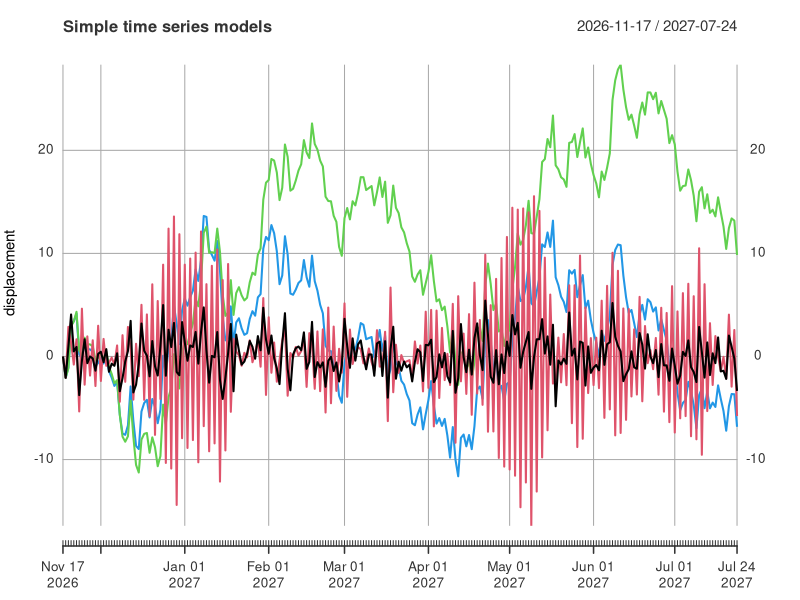
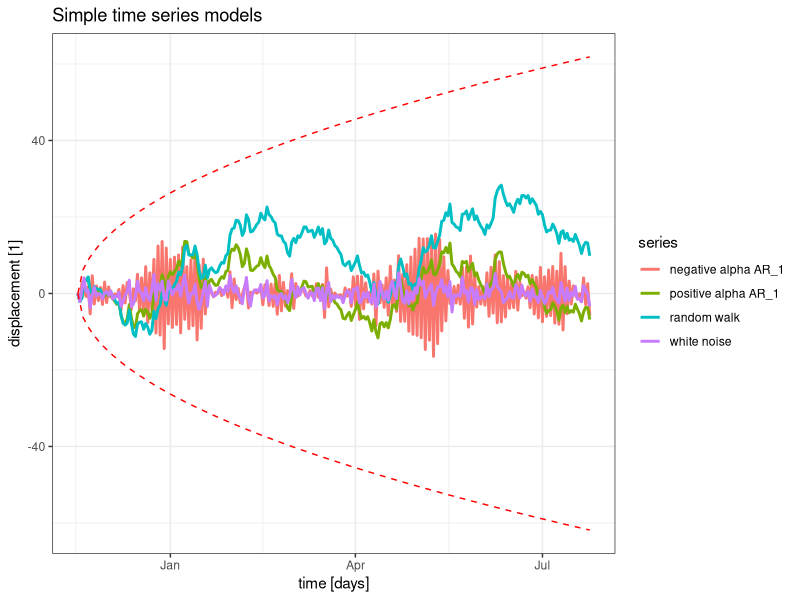
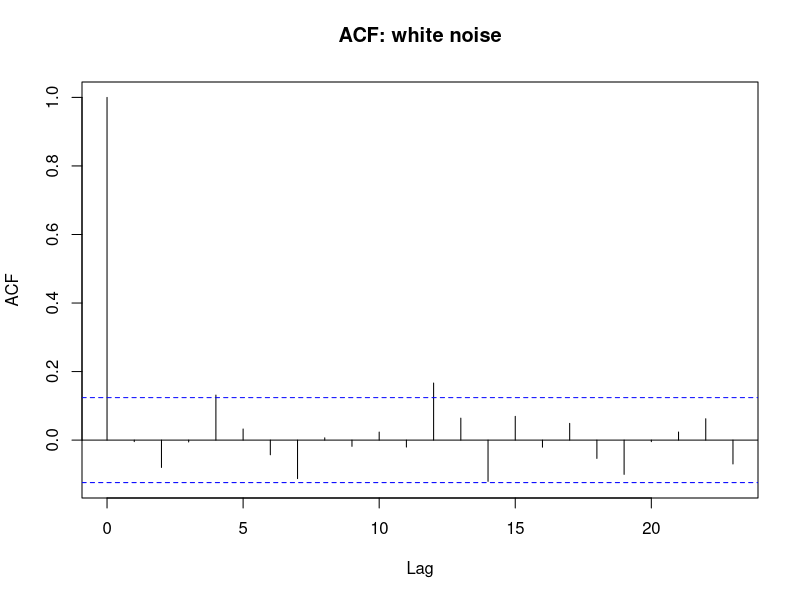
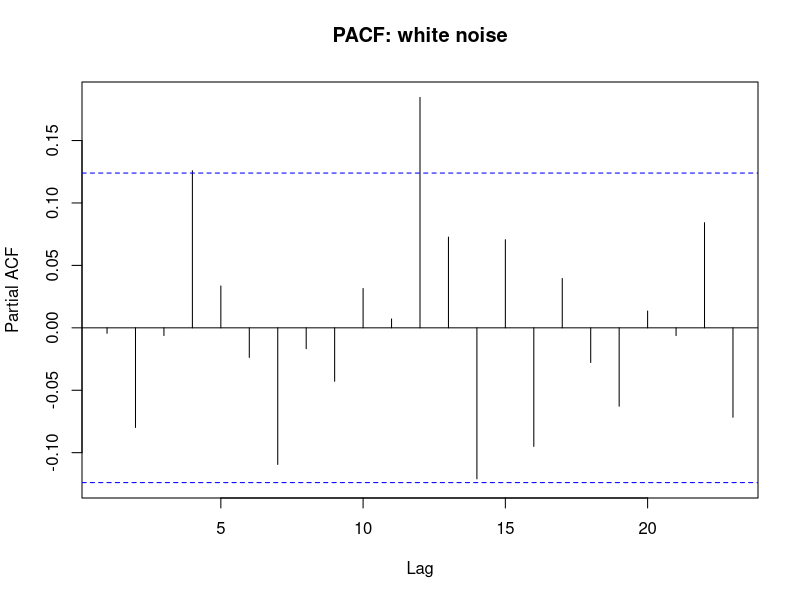
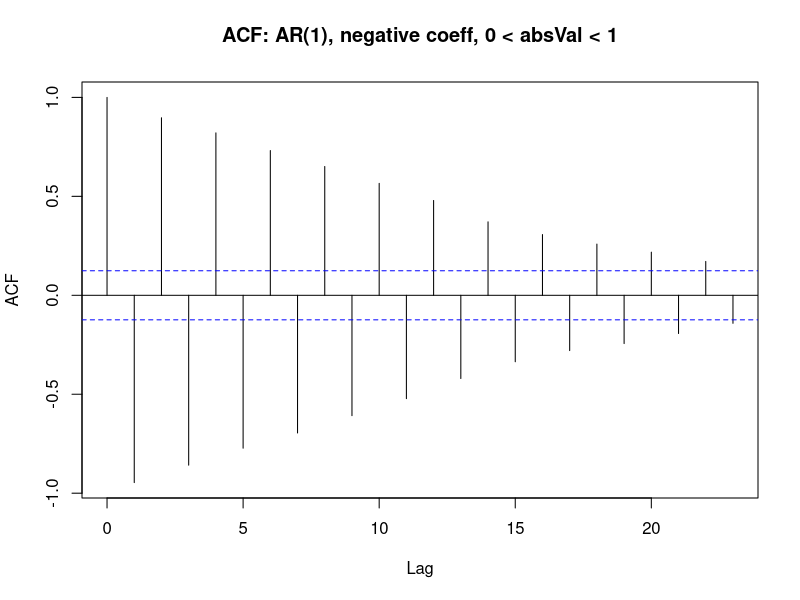
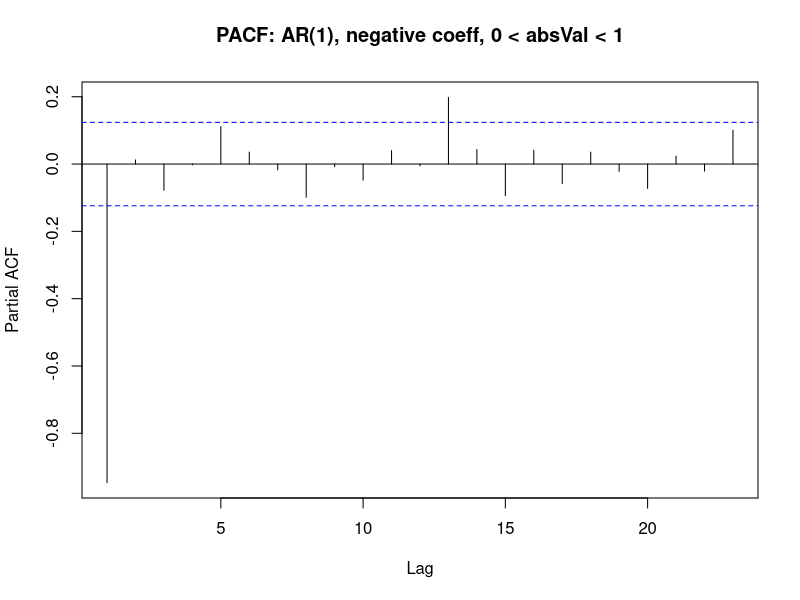
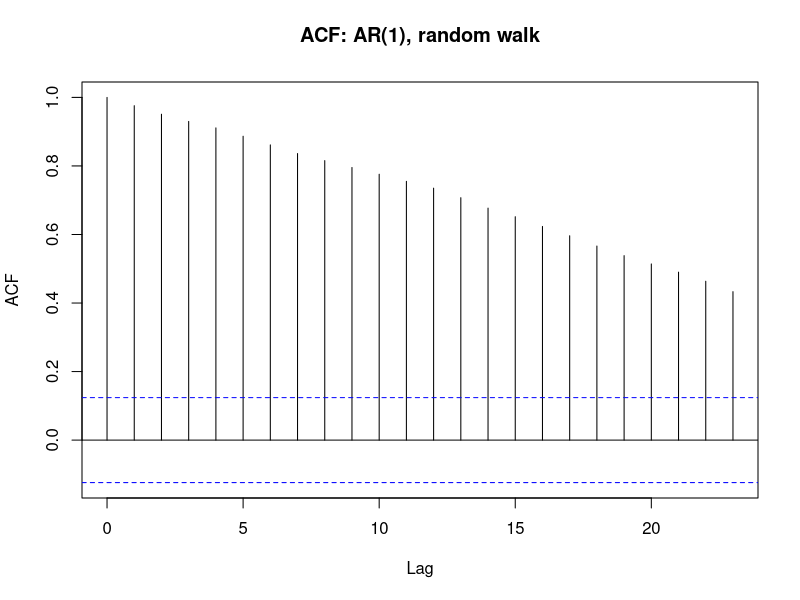
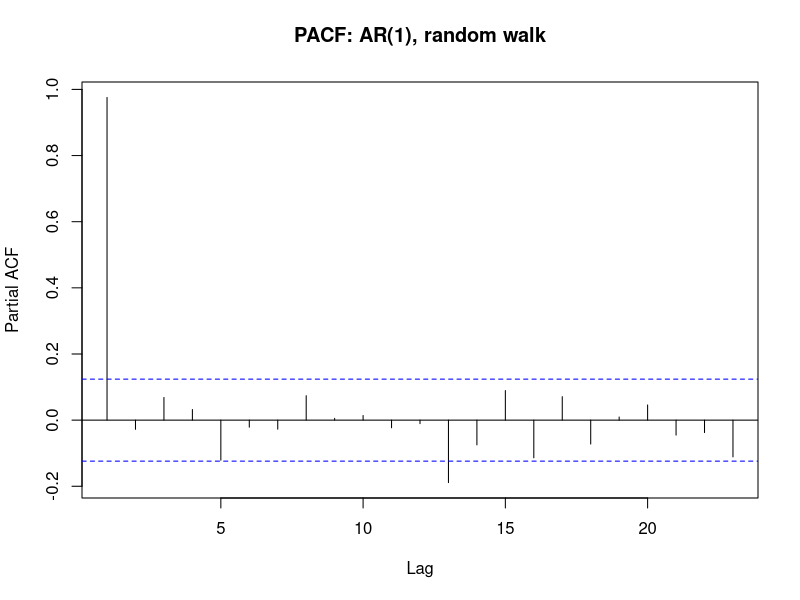

Generate these figures, in order, with R:
################################################################################
# author: Henk van Elst
# file: simpleTimeSeriesModels.R
# date: Sa, 03.10.2020 / Do, 08.10.2020
# description: Generation of simple time series: white noise and AR(1), with
#   special case random walk
# Cf.: https://rc2e.com/timeseriesanalysis
################################################################################

graphics.off()
rm(list=ls())

#-------------------------------------------------------------------------------
## Load packages
#-------------------------------------------------------------------------------
library(xts)
library(ggplot2)
library(broom)
library(magrittr)

#-------------------------------------------------------------------------------
## Specify parameter values
#-------------------------------------------------------------------------------
n <- 250
alpha <- 0.95
sigma <- 2.0

#-------------------------------------------------------------------------------
## Initialise synthetic time series
#-------------------------------------------------------------------------------
time <- Sys.Date() + 0:(n - 1)
y1 <- y2 <- y3 <- y4 <- c(rep(x = 0, times = n))

#-------------------------------------------------------------------------------
## Generate white noise
#-------------------------------------------------------------------------------
# Gaussian white noise
w <-
  rnorm(n = n ,
        mean = 0 ,
        sd = sigma)

# alternative: Gossetian white noise (df = 2)
#w <-
#  rt(n = n , df = 2)

#-------------------------------------------------------------------------------
## Generate synthetic time series
#-------------------------------------------------------------------------------
for (i in 2:n) {
  
  # white noise
  y1[i] <- w[i]
  
  # AR(1): negative coeff, 0 < absVal < 1
  y2[i] <- -alpha * y2[i - 1] + w[i]
  
  # AR(1): random walk
  y3[i] <- y3[i - 1] + w[i]
  
  # AR(1): positive coeff, 0 < absVal < 1
  y4[i] <- alpha * y4[i - 1] + w[i]
}

# Collect data in xts object
y_xts <- xts(x = t(rbind(y1, y2, y3, y4)) ,
             order.by = time)

#-------------------------------------------------------------------------------
# Definition: lines representing +/-Q97.5 of N(0, sigma^2), scaled by sqrt(t)
#-------------------------------------------------------------------------------
line95 <- function(x, sign = 1, sigma = 1.0) {
  t1 <- (x - Sys.Date())
  t2 <- as.numeric(t1)
  out <- sign * qnorm(p = 0.975, mean = 0, sd = sigma) * sqrt(t2)
  return(out)
}

#-------------------------------------------------------------------------------
## Visualisation
#-------------------------------------------------------------------------------
plot.xts(
  x = y_xts ,
  main = "Simple time series models" ,
  xlab = "time" ,
  ylab = "displacement"
)

# https://stackoverflow.com/questions/38597464/multiple-time-series-in-ggplot2-from-xts-object
mseries <-
  cbind(y_xts$y1 ,
        y_xts$y2 ,
        y_xts$y3 ,
        y_xts$y4)
names(mseries) <-
  c("white noise" ,
    "negative alpha AR_1" ,
    "random walk" ,
    "positive alpha AR_1")
index(mseries) <-
  as.Date(index(mseries))

tidy(mseries) %>%
  ggplot(mapping = aes(x = index, y = value, colour = series)) +
  geom_line(size = 1.0) +
  theme_bw() +
  labs(title = "Simple time series models") +
  xlab(label = "time [days]") +
  ylab(label = "displacement [1]") +
  stat_function(
    fun = line95,
    args = list(sign = 1, sigma = sigma),
    linetype = "dashed",
    colour = "red"
  ) +
  stat_function(
    fun = line95,
    args = list(sign = -1, sigma = sigma),
    linetype = "dashed",
    colour = "red"
  )

#-------------------------------------------------------------------------------
## Autocorrelation and partial autocorrelation
#-------------------------------------------------------------------------------
# white noise
acf(x = y_xts$y1, main = "ACF: white noise")
pacf(x = y_xts$y1, main = "PACF: white noise")

# AR(1): negative coeff, 0 < absVal < 1
acf(x = y_xts$y2, main = "ACF: AR(1), negative coeff, 0 < absVal < 1")
pacf(x = y_xts$y2, main = "PACF: AR(1), negative coeff, 0 < absVal < 1")

# AR(1): random walk
acf(x = y_xts$y3, main = "ACF: AR(1), random walk")
pacf(x = y_xts$y3, main = "PACF: AR(1), random walk")

# AR(1): positive coeff, 0 < absVal < 1
acf(x = y_xts$y4, main = "ACF: AR(1), positive coeff, 0 < absVal < 1")
pacf(x = y_xts$y4, main = "PACF: AR(1), positive coeff, 0 < absVal < 1")

#-------------------------------------------------------------------------------
## Generate synthetic lag-1-difference time series
#-------------------------------------------------------------------------------
y_diff_xts <- diff(x = y_xts, lag = 1)

#-------------------------------------------------------------------------------
## Visualisation
#-------------------------------------------------------------------------------
plot.xts(
  x = y_diff_xts ,
  main = "Simple lag-1-difference time series models" ,
  xlab = "time" ,
  ylab = "lag-1-difference displacement"
)

# https://stackoverflow.com/questions/38597464/multiple-time-series-in-ggplot2-from-xts-object
mseries2 <-
  cbind(y_diff_xts$y1 ,
        y_diff_xts$y2 ,
        y_diff_xts$y3 ,
        y_diff_xts$y4)
names(mseries2) <-
  c("white noise lag 1" ,
    "negative alpha AR_1 lag 1" ,
    "random walk lag 1" ,
    "positive alpha AR_1 lag 1")
index(mseries2) <-
  as.Date(index(mseries2))

tidy(mseries2) %>%
  ggplot(mapping = aes(x = index, y = value, colour = series)) +
  geom_line(size = 1.0) +
  theme_bw() +
  labs(title = "Simple lag-1-difference time series models") +
  xlab(label = "time [days]") +
  ylab(label = "lag-1-difference displacement [1]") +
  stat_function(
    fun = line95,
    args = list(sign = 1, sigma = sigma),
    linetype = "dashed",
    colour = "red"
  ) +
  stat_function(
    fun = line95,
    args = list(sign = -1, sigma = sigma),
    linetype = "dashed",
    colour = "red"
  )

#-------------------------------------------------------------------------------
## Autocorrelation and partial autocorrelation
#-------------------------------------------------------------------------------
# white noise
acf(x = y_diff_xts$y1,
    na.action = na.pass,
    main = "ACF: lag-1-difference white noise")
pacf(x = y_diff_xts$y1,
     na.action = na.pass,
     main = "PACF: lag-1-difference white noise")

# AR(1): negative coeff, 0 < absVal < 1
acf(x = y_diff_xts$y2,
    na.action = na.pass,
    main = "ACF: lag-1-difference AR(1), negative coeff, 0 < absVal < 1")
pacf(x = y_diff_xts$y2,
     na.action = na.pass,
     main = "PACF: lag-1-difference AR(1), negative coeff, 0 < absVal < 1")

# AR(1): random walk
acf(x = y_diff_xts$y3,
    na.action = na.pass,
    main = "ACF: lag-1-difference AR(1), random walk")
pacf(x = y_diff_xts$y3,
     na.action = na.pass,
     main = "PACF: lag-1-difference AR(1), random walk")

# AR(1): positive coeff, 0 < absVal < 1
acf(x = y_diff_xts$y4,
    na.action = na.pass,
    main = "ACF: lag-1-difference AR(1), positive coeff, 0 < absVal < 1")
pacf(x = y_diff_xts$y4,
     na.action = na.pass,
     main = "PACF: lag-1-difference AR(1), positive coeff, 0 < absVal < 1")

################################################################################
################################################################################